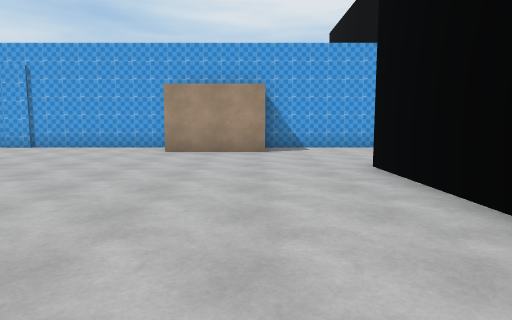
view 1 (above)

24 first-person views from a walk through a Unity game level. The camera is 1.3 m above the floor, tilts 6° down and sees 75° across. The floor is counted in squares, 2 m on a side. Each view is taken from the middle of a square. On the plan, view 1 faces up. The plan holds only what a view shows up to about 10 squares ahead; the rest is blank. The place goes on beyond the plan. The player character is not drawn. Some surface patterns are stand-ins.

view 2
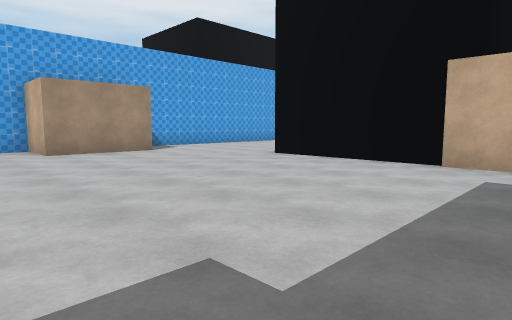

view 3
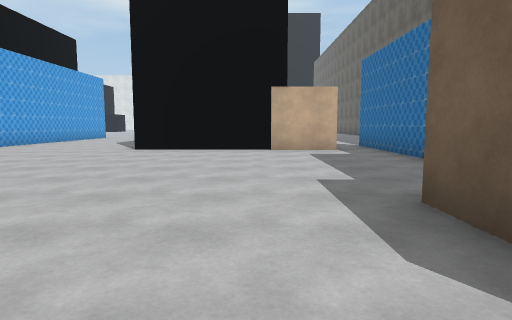

view 4
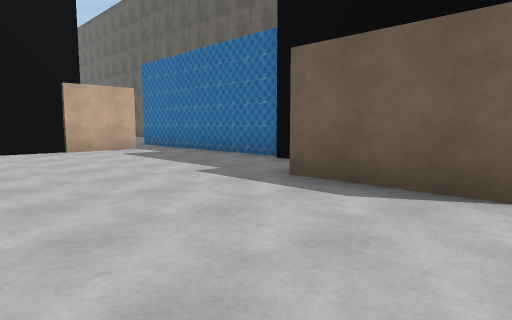

view 5
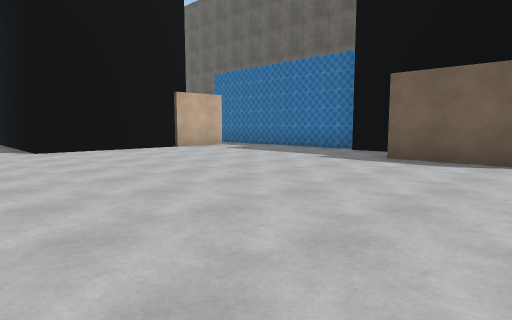

view 6
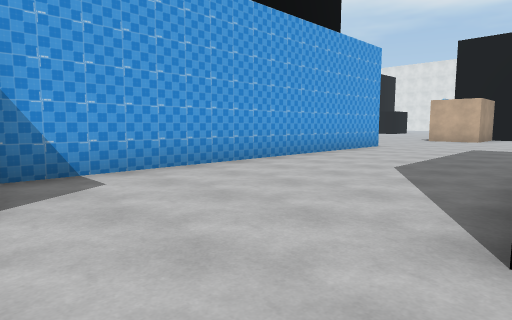

view 7
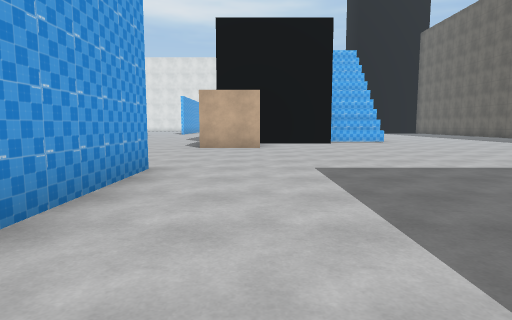

view 8
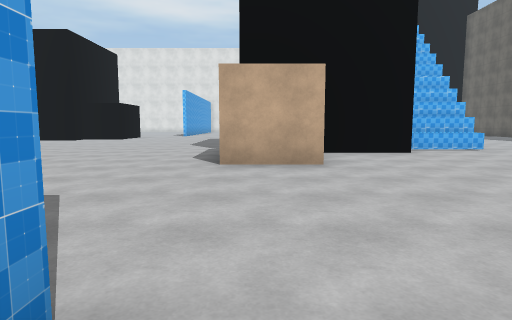

view 9
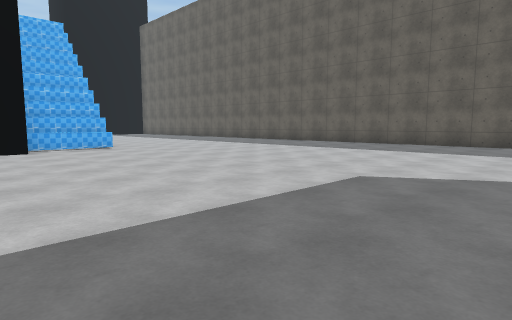

view 10
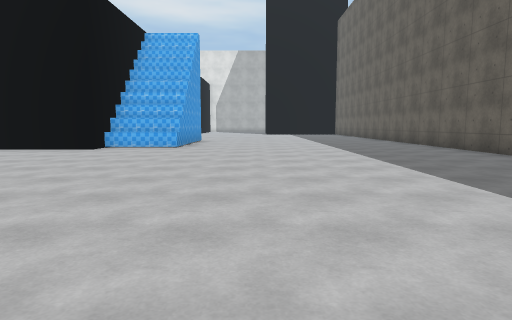

view 11
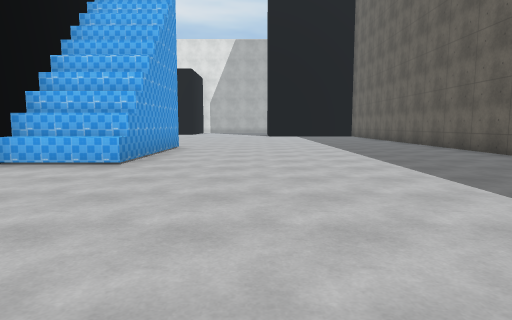

view 12
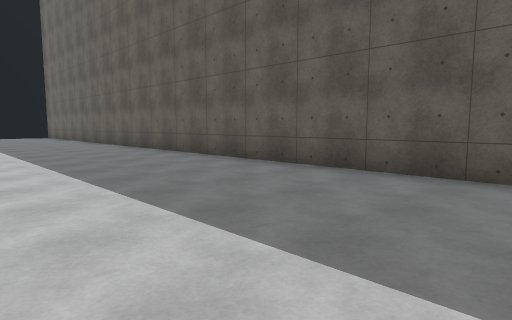

view 13
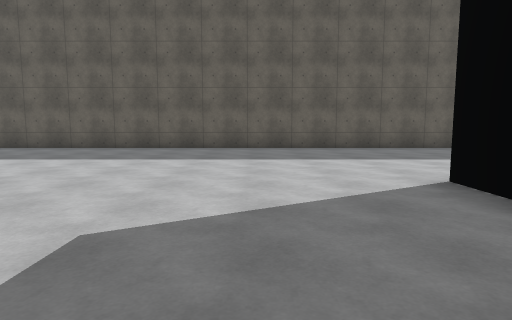

view 14
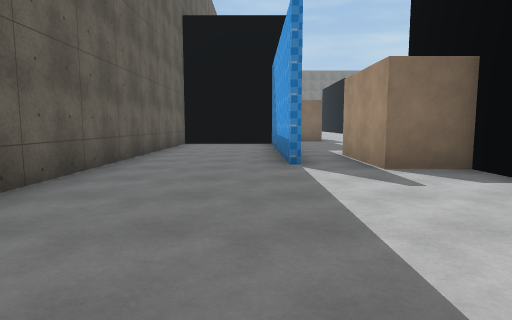

view 15
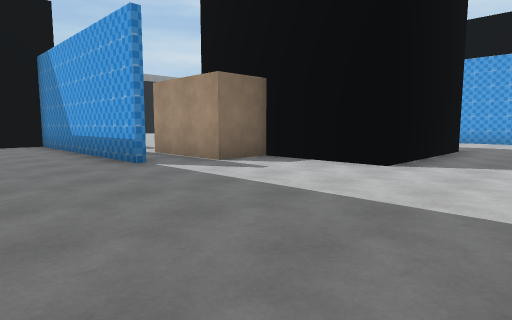

view 16
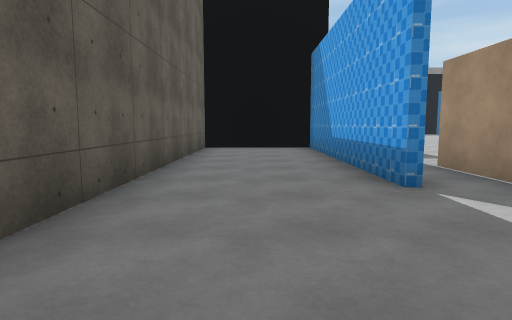

view 17
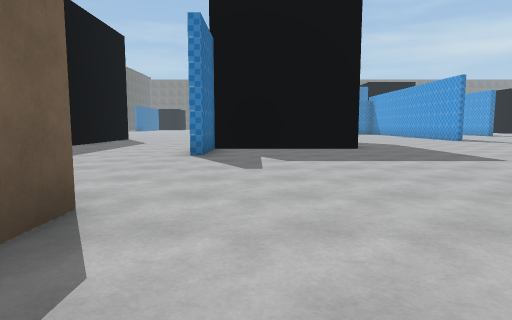

view 18
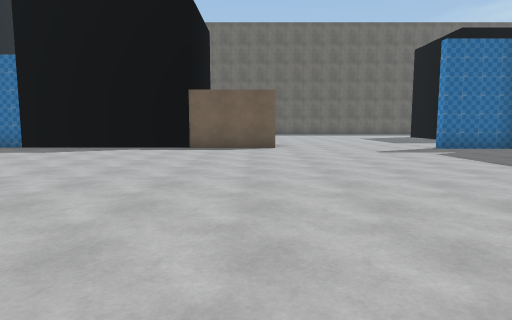

view 19
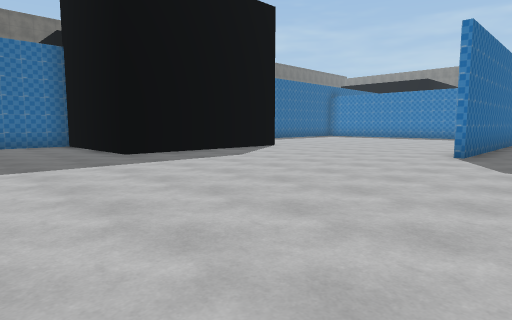

view 20
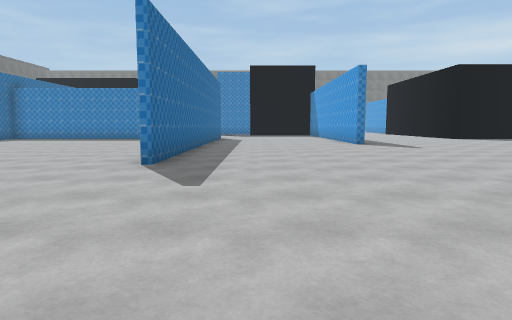

view 21
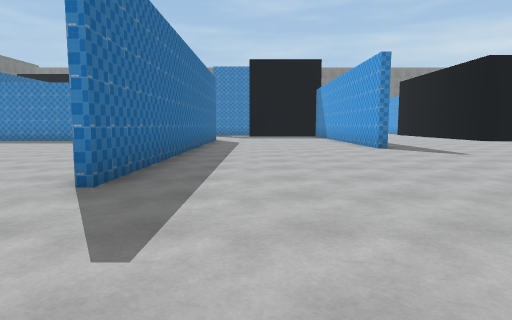

view 22
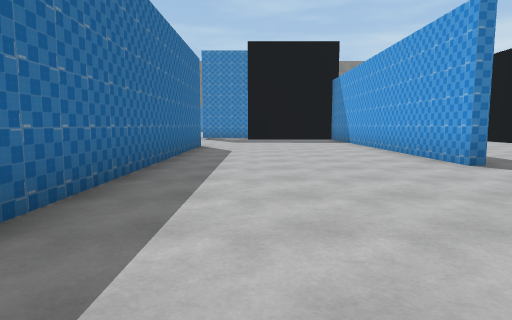

view 23
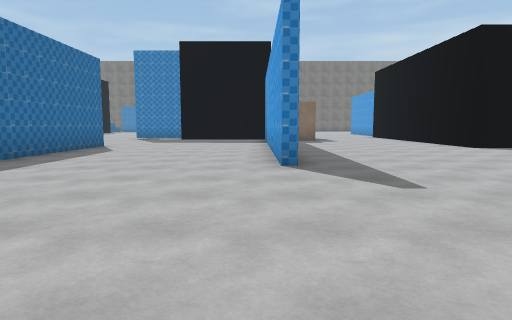

view 24
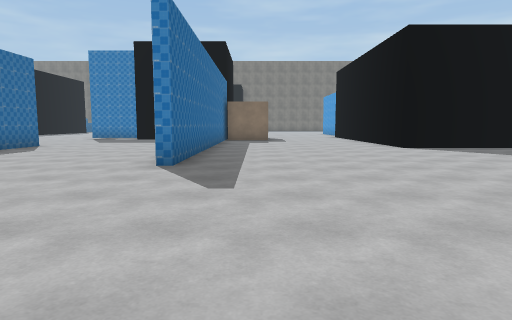

### Floor plan
Points are (right, up) in squares from view 1. A wall is a line through its corners. A room is listed if a view was taken in it or the views show most of it. See-through windows are left out.
Room 1 (views 1, 2, 3, 4, 5, 6)
walls: (-6.6, 0.6) (-4.1, 0.6); (-3.6, -1) (-2.5, -1); (0.2, 8) (-2.2, 8) (-2.2, 9.6) (-7.4, 9.6); (-2.5, -1.3) (3.1, -1.3); (1.8, -0.1) (1.8, 5.2)
ways out: opening at (1, 6.7) to room 2
Room 2 (views 7, 8, 9, 10, 11, 12, 13, 14, 15, 16, 17, 18, 19, 20, 21, 22, 23, 24)
walls: (3.9, 13.8) (7.9, 13.8) (7.9, 9.9) (9.9, 9.9) (9.9, 9.6) (0.2, 9.6); (6.8, 5.2) (6.8, 1.2) (4.1, 1.2) (4.1, -0.1) (1.8, -0.1); (14.5, 7.9) (14.5, 9.6) (16.9, 9.6); (1.8, 5.2) (5.5, 5.2); (16.9, 9.4) (22.5, 9.4); (-2.2, 24.4) (-7.1, 24.4); (18.1, 5.3) (16.8, 5.3) (16.8, 7.9); (-7.1, 19.3) (3.6, 19.3); (17.9, 3.1) (17.9, 5.4); (3.6, -1.4) (-2.6, -1.4) (-2.6, -4.5) (22.1, -4.5); (-7, 24.7) (-2.2, 24.7); (21.8, 3.2) (17.4, 3.2); (-6.5, 33.2) (-6.5, 30.2) (-7.1, 30.2)
low walls: (17.4, 3.2) (17.4, 5.4)
ways out: opening at (1, 6.7) to room 1

Where each view was taken, in squares from view 1:
view 1: 0 up, 0 right, facing up
view 2: 0 up, 4 left, facing up-right
view 3: 2 up, 7 left, facing right
view 4: 4 up, 7 left, facing down-right
view 5: 7 up, 7 left, facing down-right
view 6: 5 up, 0 right, facing up-right
view 7: 8 up, 5 right, facing right
view 8: 9 up, 9 right, facing right
view 9: 7 up, 8 right, facing down-right
view 10: 1 up, 8 right, facing right
view 11: 1 up, 12 right, facing right
view 12: 0 up, 12 right, facing down-right
view 13: 5 up, 9 right, facing down
view 14: 2 down, 9 right, facing left
view 15: 4 down, 9 right, facing up-left
view 16: 3 down, 7 right, facing left
view 17: 11 up, 17 right, facing left
view 18: 19 up, 15 right, facing down
view 19: 21 up, 11 right, facing down-left
view 20: 21 up, 9 right, facing left
view 21: 21 up, 7 right, facing left
view 22: 21 up, 3 right, facing left
view 23: 24 up, 3 right, facing left
view 24: 26 up, 3 right, facing left
